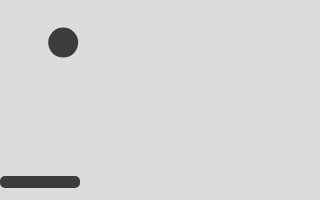
Frame 1 (no input)
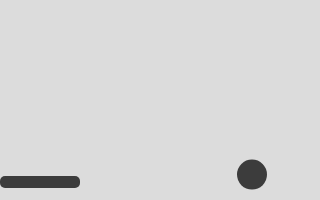
Frame 60 (no input)
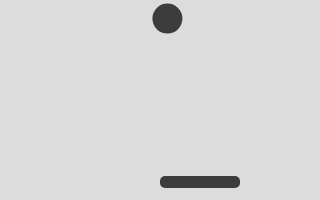
Frame 120 (the mouse pressed at the canvas centre since frame 60)

The p5.js sketch that drew these frames (run headless with seeded random() and noise() and a simulated clock; from frame 60 on, the mouse is pressed at the canvas centre):

// p5.js sketch
// ── sketch.js
let ball = { x: 60, y: 40, vx: 3.2, vy: 2.6, diameter: 30 };
let paddleWidth = 80;
let paddleHeight = 12;

function setup() {
    createCanvas(320, 200);
    noStroke();
}

function draw() {
    background(220);

    ball.x += ball.vx;
    ball.y += ball.vy;

    let paddleX = constrain(mouseX, -paddleWidth/2, width - paddleWidth/2);
    let paddleY = height - 2 * paddleHeight;

    let ballBottom = ball.y + ball.diameter / 2;

    if (ballBottom > paddleY &&
	ball.y < paddleY + paddleHeight &&
	ball.x > paddleX &&
	ball.x < paddleX + paddleWidth &&
	ball.vy > 0) {
	ball.vy = -ball.vy;
    }

    let radius = ball.diameter / 2;
    if (ball.x - radius < 0)      { ball.x = radius;          ball.vx = -ball.vx; }
    if (ball.x + radius > width)  { ball.x = width - radius;  ball.vx = -ball.vx; }
    if (ball.y - radius < 0)      { ball.y = radius;          ball.vy = -ball.vy; }
    if (ball.y + radius > height) { ball.y = height - radius; ball.vy = -ball.vy; }

    fill(60);
    circle(ball.x, ball.y, ball.diameter);

    rect(paddleX, paddleY, paddleWidth, paddleHeight, 5);
}
